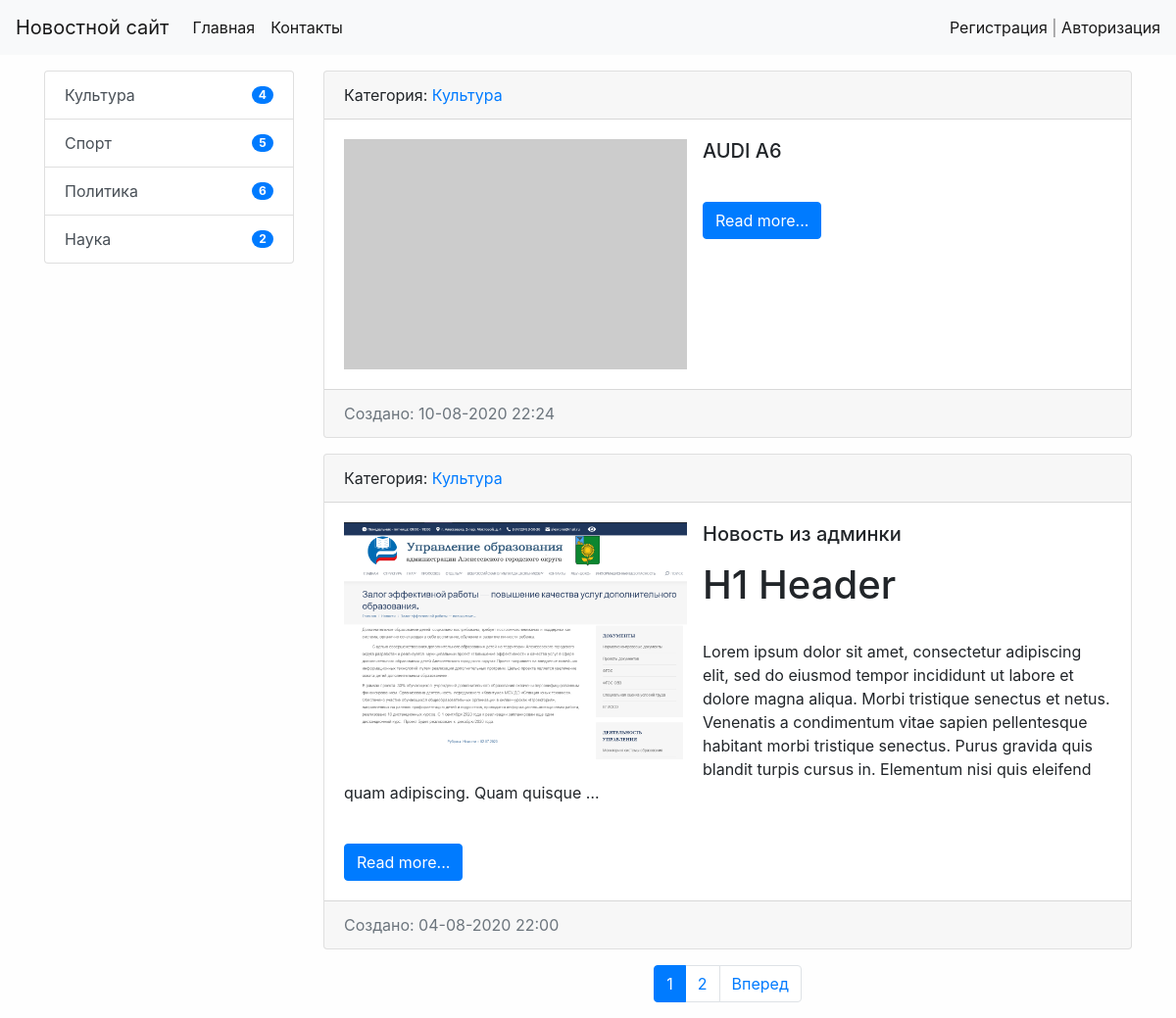
The app's page /category/1/, older data.
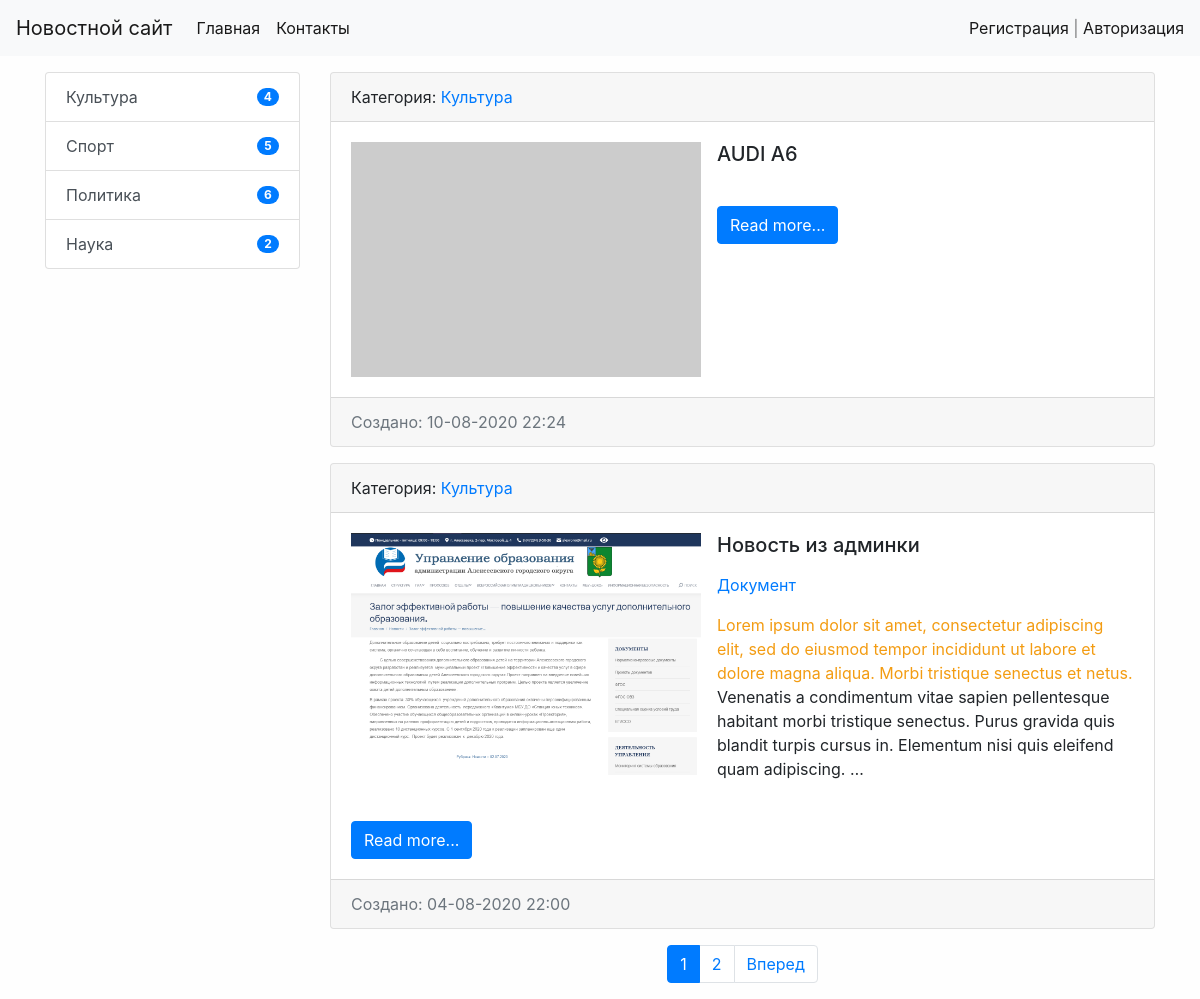
The same page, newer data.
### news/models.py (models this page shows, shortened)
class News(models.Model):
    objects = None
    title = models.CharField(max_length=255, verbose_name='Наименование')
    content = models.TextField(blank=True, verbose_name='Контент')
    created_at = models.DateTimeField(auto_now_add=True, verbose_name='Дата публикации')
    update_at = models.DateTimeField(auto_now=True, verbose_name='Дата обновления')
    photo = models.ImageField(upload_to='photos/%Y/%m/%d/', verbose_name='Фото', blank=True)
    is_published = models.BooleanField(default=True, verbose_name='Опубликовано')
    category = models.ForeignKey('Categories', on_delete=models.PROTECT, verbose_name='Категория')
    views = models.IntegerField(default=0)
    def get_absolute_url(self):
        return reverse('view_news', kwargs={"pk": self.pk})
    class Meta:
        verbose_name = 'Новость'
        verbose_name_plural = 'Новости'
        ordering = ['-created_at']

class Categories(models.Model):
    title = models.CharField(max_length=255, verbose_name='Наименование', db_index=True)
    def get_absolute_url(self):
        return reverse('category', kwargs={"category_id": self.pk})
    def __str__(self):
        return self.title
    class Meta:
        verbose_name = 'Категория'
        verbose_name_plural = 'Категории'
        ordering = ['title']

### news/views.py (the view)
# urls.py: path('category/<int:category_id>/', NewsByCategory.as_view(),
class NewsByCategory(MyMixin, ListView):
    model = News
    template_name = 'news/home_news_list.html'
    context_object_name = 'news'
    allow_empty = False
    paginate_by = 2
    def get_context_data(self, *, object_list=None, **kwargs):
        context = super().get_context_data(**kwargs)
        context['title'] = self.get_upper(Categories.objects.get(pk=self.kwargs['category_id']))
        return context
    def get_queryset(self):
        return News.objects.filter(category_id=self.kwargs['category_id'], is_published=True).select_related(
            'category')

### news/templatetags/news_tags.py (called while the page is built)
@register.inclusion_tag('news/list_categories.html')
def show_categories():
    categories = Categories.objects.annotate(cnt=Count('news', filter=F('news__is_published'))).filter(cnt__gt=0)
    return {"categories": categories, }

### news/utils.py (called while the page is built)
    def get_upper(self, s):
        if isinstance(s, str):
            return s.upper()
        else:
            return s.title.upper()

### news/templates/news/home_news_list.html (shortened to what this page needs)
{% extends 'base.html' %}
{% block sidebar %}
    {% include 'inc/_sidebar.html' %}
{% endblock %}
{% block content %}
    {% for item in news %}
        <div class="card mb-3">
            <div class="card-header">
                Категория: <a href="{{ item.category.get_absolute_url }}">{{ item.category }}</a>
            </div>
            <div class="card-body">
                {% if item.photo %}
                    <img src="{{ item.photo.url }}" alt="" width="350" class="mr-3 float-left">
                {% else %}
                    <img src="https://picsum.photos/seed/picsum/350/235" alt="" class="mr-3 float-left">
                {% endif %}
                <h5 class="card-title">{{ item.title }}</h5>
                <p class="card-text">{{ item.content|safe|linebreaks|truncatewords:50 }}</p>
                <br>
                <a href="{{ item.get_absolute_url }}" class="btn btn-primary">Read more...</a>
            </div>
            <div class="card-footer text-muted">
                Создано: {{ item.created_at|date:'d-m-Y H:i' }}
            </div>
        </div>
    {% endfor %}
{% endblock %}

Row changes from the older to the newer data that the page shows:
changed News "Новость из админки": content "H1 Header Lorem ipsum dolor sit amet, consectetur adipiscing elit, sed do eiusmod tempor incididunt ut labore et dolore magna aliqua. Morbi tristique senectus et netus. Venenatis a condimentum vitae sapien pellentesque habitant morbi tristique senectus. Purus gravida quis blandit turpis cursus in. Elementum nisi quis eleifend quam adipiscing. Quam quisque …" → "Документ Lorem ipsum dolor sit amet, consectetur adipiscing elit, sed do eiusmod tempor incididunt ut labore et dolore magna aliqua. Morbi tristique senectus et netus. Venenatis a condimentum vitae sapien pellentesque habitant morbi tristique senectus. Purus gravida quis blandit turpis cursus in. Elementum nisi quis eleifend quam adipiscing. …"
